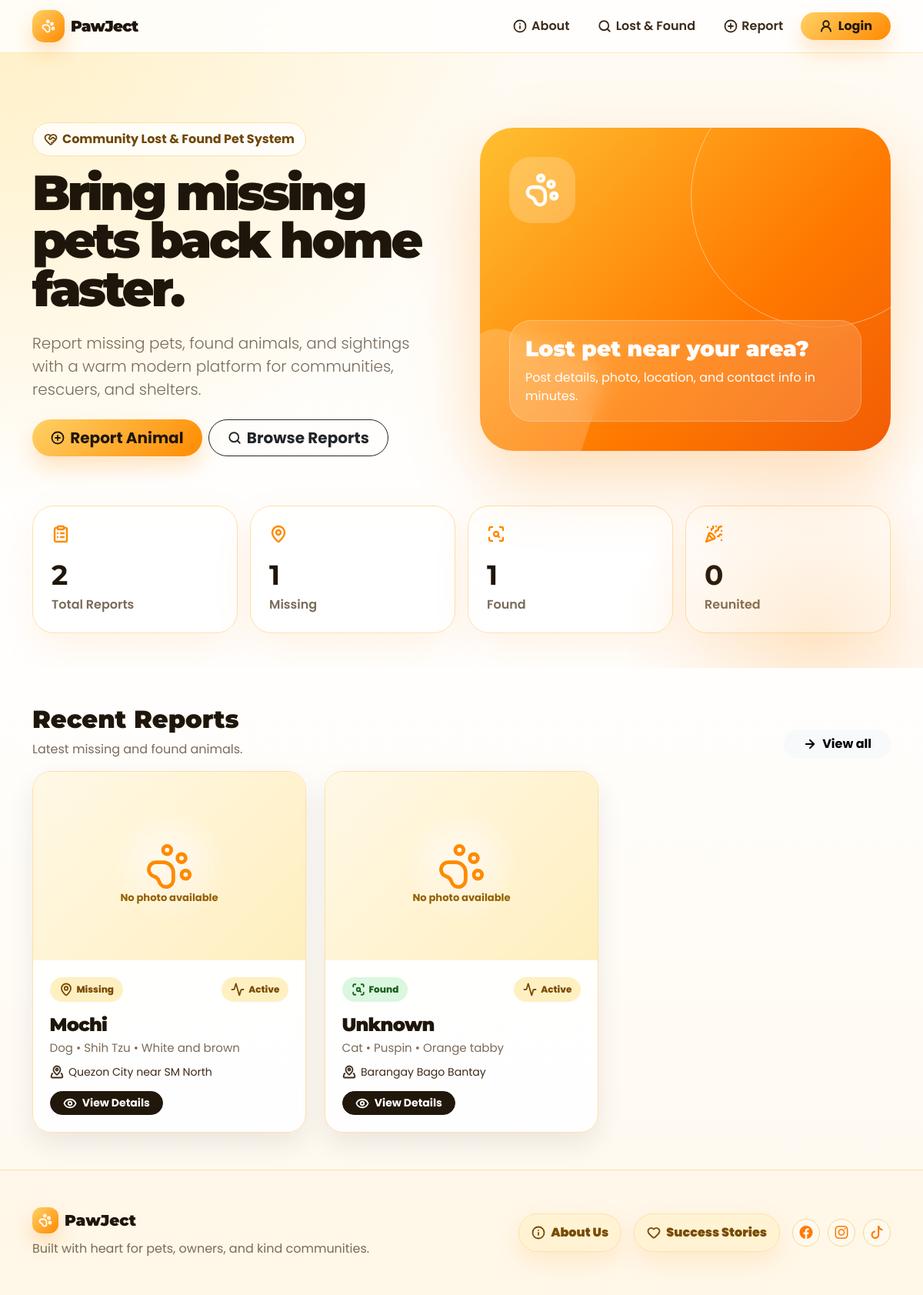
The page / on the database its author committed.
### tables this page shows
CREATE TABLE reports (
  id INT AUTO_INCREMENT PRIMARY KEY,
  user_id INT NOT NULL,
  report_type ENUM('missing','found') NOT NULL,
  animal_name VARCHAR(100),
  species VARCHAR(50) NOT NULL,
  breed VARCHAR(100),
  color VARCHAR(100) NOT NULL,
  gender VARCHAR(20) DEFAULT 'Unknown',
  last_seen_date DATE NOT NULL,
  location VARCHAR(255) NOT NULL,
  owner_contact VARCHAR(255),
  description TEXT,
  photo VARCHAR(255),
  status ENUM('active','reunited','closed') DEFAULT 'active',
  is_approved TINYINT(1) DEFAULT 0,
  created_at TIMESTAMP DEFAULT CURRENT_TIMESTAMP,
  FOREIGN KEY (user_id) REFERENCES users(id) ON DELETE CASCADE
);

### app/controllers/BaseController.php (called while the page is built, shortened)
<?php
class BaseController
{
    protected function view($view, $data = [])
    {
        extract($data);
        require __DIR__ . '/../views/layouts/header.php';
        require __DIR__ . '/../views/' . $view . '.php';
        require __DIR__ . '/../views/layouts/footer.php';
    }
}

### app/controllers/HomeController.php (called while the page is built, shortened)
<?php
class HomeController extends BaseController
{
    public function index()
    {
        $stats = Report::stats();
        $reports = Report::all();
        $this->view('home/index', compact('stats', 'reports', 'successStories'));
    }
}

### public/index.php (called while the page is built, shortened)
<?php
$config = require __DIR__ . '/../config/database.php';
require __DIR__ . '/../app/models/Database.php';
require __DIR__ . '/../app/models/Report.php';
require __DIR__ . '/../app/controllers/BaseController.php';
require __DIR__ . '/../app/controllers/HomeController.php';
$route = $_GET['route'] ?? 'home';
$routes = [
  'home' => [HomeController::class,'index'],
  'reports' => [ReportController::class,'index'],
  'about' => [HomeController::class,'about'],
  'success-stories' => [HomeController::class,'successStories'],
  'report-show' => [ReportController::class,'show'],
  'report-create' => [ReportController::class,'create'],
  'report-store' => [ReportController::class,'store'],
  'sighting-store' => [ReportController::class,'storeSighting'],
  'comment-store' => [ReportController::class,'storeComment'],
  'comment-helpful' => [ReportController::class,'toggleHelpful'],
  'comment-update' => [ReportController::class,'updateComment'],
  'comment-delete' => [ReportController::class,'deleteComment'],
  'comment-report' => [ReportController::class,'reportComment'],
  'comment-pin' => [ReportController::class,'pinComment'],
  'follow-toggle' => [ReportController::class,'toggleFollow'],
  'sighting-verify' => [ReportController::class,'verifySighting'],
  'close-request-store' => [ReportController::class,'storeCloseRequest'],
  'login' => [AuthController::class,'login'],
  'login-post' => [AuthController::class,'loginPost'],
  'register' => [AuthController::class,'register'],
  'register-post' => [AuthController::class,'registerPost'],
  'logout' => [AuthController::class,'logout'],
  'profile' => [AuthController::class,'profile'],
  'profile-update' => [AuthController::class,'updateProfile'],
  'password-update' => [AuthController::class,'updatePassword'],
  'dashboard' => [ReportController::class,'dashboard'],
  'notifications' => [ReportController::class,'notifications'],
  'notifications-read' => [ReportController::class,'markNotificationsRead'],
  'admin' => [AdminController::class,'index'],
  'admin-analytics' => [AdminController::class,'analytics'],
  'admin-status' => [AdminController::class,'status'],
  'admin-close-request' => [AdminController::class,'closeRequest'],
  'admin-delete' => [AdminController::class,'delete'],
];
[$class,$method] = $routes[$route];
(new $class)->$method();

### app/models/Database.php (called while the page is built, shortened)
<?php
class Database {
  private static ?PDO $pdo = null;
  public static function connect(array $config): void {
    $dsn = "mysql:host={$config['host']};dbname={$config['dbname']};charset={$config['charset']}";
    self::$pdo = new PDO($dsn, $config['username'], $config['password'], [
      PDO::ATTR_ERRMODE => PDO::ERRMODE_EXCEPTION,
      PDO::ATTR_DEFAULT_FETCH_MODE => PDO::FETCH_ASSOC
    ]);
  }
  public static function pdo(): PDO { return self::$pdo; }
}

### app/models/Report.php (called while the page is built, shortened)
<?php
class Report
{
    private static function columnExists($table, $column)
    {
        $stmt = Database::pdo()->prepare("SHOW COLUMNS FROM `$table` LIKE ?");
        $stmt->execute([$column]);
        return (bool)$stmt->fetch();
    }
    private static function ensureFeatureTables()
    {
        static $done = false;
        if ($done) return;
        $pdo = Database::pdo();
        $pdo->exec("CREATE TABLE IF NOT EXISTS comments (
            id INT AUTO_INCREMENT PRIMARY KEY,
            report_id INT NOT NULL,
            user_id INT NULL,
            name VARCHAR(120) NOT NULL,
            comment TEXT NOT NULL,
            parent_id INT NULL,
            created_at TIMESTAMP DEFAULT CURRENT_TIMESTAMP,
            INDEX(report_id), INDEX(user_id), INDEX(parent_id)
        )");
        if (!self::columnExists('comments', 'parent_id')) {
            $pdo->exec("ALTER TABLE comments ADD COLUMN parent_id INT NULL AFTER comment, ADD INDEX(parent_id)");
        }
        if (!self::columnExists('comments', 'is_deleted')) {
            $pdo->exec("ALTER TABLE comments ADD COLUMN is_deleted TINYINT(1) DEFAULT 0 AFTER parent_id");
        }
        if (!self::columnExists('comments', 'edited_at')) {
            $pdo->exec("ALTER TABLE comments ADD COLUMN edited_at DATETIME NULL AFTER created_at");
        }
        if (!self::columnExists('comments', 'is_reported')) {
            $pdo->exec("ALTER TABLE comments ADD COLUMN is_reported TINYINT(1) DEFAULT 0 AFTER edited_at");
        }
        if (!self::columnExists('comments', 'report_reason')) {
            $pdo->exec("ALTER TABLE comments ADD COLUMN report_reason TEXT NULL AFTER is_reported");
        }
        if (!self::columnExists('comments', 'is_pinned')) {
            $pdo->exec("ALTER TABLE comments ADD COLUMN is_pinned TINYINT(1) DEFAULT 0 AFTER report_reason");
        }
        if (!self::columnExists('comments', 'type')) {
            $pdo->exec("ALTER TABLE comments ADD COLUMN type VARCHAR(40) DEFAULT 'comment' AFTER is_pinned");
        }
        if (!self::columnExists('comments', 'sighting_location')) {
            $pdo->exec("ALTER TABLE comments ADD COLUMN sighting_location VARCHAR(255) NULL AFTER type");
        }
        $pdo->exec("CREATE TABLE IF NOT EXISTS comment_helpfuls (
            id INT AUTO_INCREMENT PRIMARY KEY,
            comment_id INT NOT NULL,
            user_id INT NOT NULL,
            created_at TIMESTAMP DEFAULT CURRENT_TIMESTAMP,
            UNIQUE KEY unique_helpful(comment_id, user_id),
            INDEX(comment_id), INDEX(user_id)
        )");
        $pdo->exec("CREATE TABLE IF NOT EXISTS report_follows (
            id INT AUTO_INCREMENT PRIMARY KEY,
            report_id INT NOT NULL,
            user_id INT NOT NULL,
            created_at TIMESTAMP DEFAULT CURRENT_TIMESTAMP,
            UNIQUE KEY unique_follow(report_id, user_id),
            INDEX(report_id), INDEX(user_id)
        )");
        $pdo->exec("CREATE TABLE IF NOT EXISTS notifications (
            id INT AUTO_INCREMENT PRIMARY KEY,
            user_id INT NOT NULL,
            report_id INT NULL,
            type VARCHAR(60) NOT NULL DEFAULT 'update',
            title VARCHAR(160) NOT NULL,
            message TEXT NOT NULL,
            is_read TINYINT(1) DEFAULT 0,
            created_at TIMESTAMP DEFAULT CURRENT_TIMESTAMP,
            INDEX(user_id), INDEX(report_id)
        )");
        $pdo->exec("CREATE TABLE IF NOT EXISTS activity_logs (
            id INT AUTO_INCREMENT PRIMARY KEY,
            report_id INT NOT NULL,
            user_id INT NULL,
            icon VARCHAR(60) DEFAULT 'activity',
            title VARCHAR(160) NOT NULL,
            details TEXT,
            created_at TIMESTAMP DEFAULT CURRENT_TIMESTAMP,
            INDEX(report_id), INDEX(user_id)
        )");
        if (!self::columnExists('users', 'profile_photo')) {
            $pdo->exec("ALTER TABLE users ADD COLUMN profile_photo VARCHAR(255) NULL");
        }
        if (!self::columnExists('reports', 'reward_amount')) {
            $pdo->exec("ALTER TABLE reports ADD COLUMN reward_amount DECIMAL(10,2) NULL AFTER owner_contact");
        }
        if (!self::columnExists('sightings', 'is_verified')) {
            $pdo->exec("ALTER TABLE sightings ADD COLUMN is_verified TINYINT(1) DEFAULT 0 AFTER photo");
        }
        $done = true;
    }
    public static function all($q = '', $type = '', $status = '')
    {
        $sql = 'SELECT r.*, u.name user_name FROM reports r JOIN users u ON u.id = r.user_id WHERE r.is_approved = 1';
        $params = [];
        $sql .= ' ORDER BY r.created_at DESC';
        $stmt = Database::pdo()->prepare($sql); $stmt->execute($params); return $stmt->fetchAll();
    }
    public static function stats() { self::ensureFeatureTables(); return Database::pdo()->query("SELECT COUNT(*) total, SUM(report_type = 'missing') missing, SUM(report_type = 'found') found, SUM(status = 'reunited') reunited FROM reports")->fetch(); }
}

### app/views/reports/card.php (the view)
<?php
$hasPhoto = !empty($r['photo']);
$reportType = $r['report_type'] ?? 'missing';
$status = $r['status'] ?? 'active';
$animalName = $r['animal_name'] ?: 'Unknown';
?>
<div class="col-lg-4 col-md-6">
  <article class="pet-card h-100">
    <div class="pet-media">
      <?php if ($hasPhoto): ?>
        <img
          src="uploads/<?= htmlspecialchars($r['photo']) ?>"
          class="pet-img"
          alt="<?= htmlspecialchars($animalName) ?> photo"
          onerror="this.closest('.pet-media').innerHTML='<div class=&quot;pet-placeholder&quot;><i data-lucide=&quot;paw-print&quot;></i><span>No photo available</span></div>'; lucide.createIcons();"
        >
      <?php else: ?>
        <div class="pet-placeholder">
          <i data-lucide="paw-print"></i>
          <span>No photo available</span>
        </div>
      <?php endif; ?>
    </div>
    <div class="pet-body">
      <div class="d-flex justify-content-between align-items-center gap-2 mb-3">
        <span class="tag <?= htmlspecialchars($reportType) ?>">
          <i data-lucide="<?= $reportType === 'missing' ? 'map-pin' : 'scan-search' ?>"></i>
          <?= ucfirst(htmlspecialchars($reportType)) ?>
        </span>
        <span class="tag <?= htmlspecialchars($status) ?>">
          <i data-lucide="activity"></i>
          <?= ucfirst(htmlspecialchars($status)) ?>
        </span>
      </div>
      <h4 class="pet-title">
        <?= htmlspecialchars($animalName) ?>
      </h4>
      <p class="pet-meta">
        <?= htmlspecialchars($r['species']) ?> • <?= htmlspecialchars($r['breed']) ?> • <?= htmlspecialchars($r['color']) ?>
      </p>
      <p class="pet-location">
        <i data-lucide="map-pinned"></i>
        <?= htmlspecialchars($r['location']) ?>
      </p>
      <a class="btn btn-sm btn-dark rounded-pill px-3" href="?route=report-show&id=<?= $r['id'] ?>">
        <i data-lucide="eye"></i>
        View Details
      </a>
    </div>
  </article>
</div>

### app/views/home/index.php
<?php
$reports = $reports ?? [];
$stats = $stats ?? [
  'total' => 0,
  'missing' => 0,
  'found' => 0,
  'reunited' => 0
];
?>
<section class="hero">
  <div class="container">
    <div class="row align-items-center g-5">
      <div class="col-lg-6">
        <span class="eyebrow"><i data-lucide="heart-handshake"></i> Community Lost & Found Pet System</span>
        <h1 class="display-3 fw-black mt-3">Bring missing pets back home faster.</h1>
        <p class="lead text-muted my-4">Report missing pets, found animals, and sightings with a warm modern platform for communities, rescuers, and shelters.</p>
        <div class="d-flex gap-2 flex-wrap">
          <a href="?route=report-create" class="btn btn-brand btn-lg rounded-pill px-4"><i data-lucide="circle-plus"></i> Report Animal</a>
          <a href="?route=reports" class="btn btn-outline-dark btn-lg rounded-pill px-4"><i data-lucide="search"></i> Browse Reports</a>
        </div>
      </div>
      <div class="col-lg-6">
        <div class="hero-card">
          <div class="hero-icon"><i data-lucide="paw-print"></i></div>
          <div class="hero-mini">
            <h3 class="fw-black mb-2">Lost pet near your area?</h3>
            <p class="mb-0">Post details, photo, location, and contact info in minutes.</p>
          </div>
        </div>
      </div>
    </div>
    <div class="stats row g-3 mt-5">
      <div class="col-md-3"><div class="stat"><i data-lucide="clipboard-list"></i><b><?= $stats['total']??0 ?></b><span>Total Reports</span></div></div>
      <div class="col-md-3"><div class="stat"><i data-lucide="map-pin"></i><b><?= $stats['missing']??0 ?></b><span>Missing</span></div></div>
      <div class="col-md-3"><div class="stat"><i data-lucide="scan-search"></i><b><?= $stats['found']??0 ?></b><span>Found</span></div></div>
      <div class="col-md-3"><div class="stat"><i data-lucide="party-popper"></i><b><?= $stats['reunited']??0 ?></b><span>Reunited</span></div></div>
    </div>
  </div>
</section>
<section class="container mt-5">
  <div class="section-head mb-3">
    <div><h2 class="fw-black">Recent Reports</h2><p class="text-muted mb-0">Latest missing and found animals.</p></div>
    <a href="?route=reports" class="btn btn-light rounded-pill px-4"><i data-lucide="arrow-right"></i> View all</a>
  </div>
  <div class="row g-4"><?php foreach(array_slice($reports,0,3) as $r): include __DIR__.'/../reports/card.php'; endforeach; ?></div>
</section>

### rows shown on the page
reports: photo "No photo available", report_type "Missing", status "Active", animal_name "Mochi", species "Dog", breed "Shih Tzu", color "White and brown", location "Quezon City near SM North"
reports: photo "No photo available", report_type "Found", status "Active", animal_name "Unknown", species "Cat", breed "Puspin", color "Orange tabby", location "Barangay Bago Bantay"

### other values the page prints
$stats['total'] "2"
$stats['missing'] "1"
$stats['found'] "1"
$stats['reunited'] "0"
